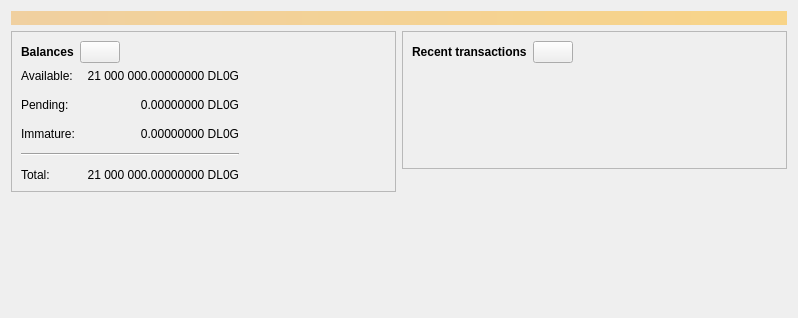
<?xml version="1.0" encoding="UTF-8"?>
<ui version="4.0">
 <class>OverviewPage</class>
 <widget class="QWidget" name="OverviewPage">
  <property name="geometry">
   <rect>
    <x>0</x>
    <y>0</y>
    <width>798</width>
    <height>318</height>
   </rect>
  </property>
  <property name="windowTitle">
   <string>Form</string>
  </property>
  <layout class="QVBoxLayout" name="topLayout">
   <item>
    <widget class="QLabel" name="labelAlerts">
     <property name="visible">
      <bool>false</bool>
     </property>
     <property name="styleSheet">
      <string notr="true">QLabel { background-color: qlineargradient(x1: 0, y1: 0, x2: 1, y2: 0, stop:0 #F0D0A0, stop:1 #F8D488); color:#000000; }</string>
     </property>
     <property name="wordWrap">
      <bool>true</bool>
     </property>
     <property name="margin">
      <number>3</number>
     </property>
     <property name="textInteractionFlags">
      <set>Qt::TextSelectableByMouse</set>
     </property>
    </widget>
   </item>
   <item>
    <layout class="QHBoxLayout" name="horizontalLayout" stretch="1,1">
     <item>
      <layout class="QVBoxLayout" name="verticalLayout_2">
       <item>
        <widget class="QFrame" name="frame">
         <property name="frameShape">
          <enum>QFrame::StyledPanel</enum>
         </property>
         <property name="frameShadow">
          <enum>QFrame::Raised</enum>
         </property>
         <layout class="QVBoxLayout" name="verticalLayout_4">
          <item>
           <layout class="QHBoxLayout" name="horizontalLayout_4">
            <item>
             <widget class="QLabel" name="label_5">
              <property name="font">
               <font>
                <weight>75</weight>
                <bold>true</bold>
               </font>
              </property>
              <property name="text">
               <string>Balances</string>
              </property>
             </widget>
            </item>
            <item>
             <widget class="QPushButton" name="labelWalletStatus">
              <property name="enabled">
               <bool>true</bool>
              </property>
              <property name="maximumSize">
               <size>
                <width>45</width>
                <height>16777215</height>
               </size>
              </property>
              <property name="toolTip">
               <string>The displayed information may be out of date. Your wallet automatically synchronizes with the DL0G network after a connection is established, but this process has not completed yet.</string>
              </property>
              <property name="text">
               <string/>
              </property>
              <property name="icon">
               <iconset resource="../bitcoin.qrc">
                <normaloff>:/icons/warning</normaloff>
                <disabledoff>:/icons/warning</disabledoff>:/icons/warning</iconset>
              </property>
              <property name="iconSize">
               <size>
                <width>24</width>
                <height>24</height>
               </size>
              </property>
             </widget>
            </item>
            <item>
             <spacer name="horizontalSpacer_3">
              <property name="orientation">
               <enum>Qt::Horizontal</enum>
              </property>
              <property name="sizeHint" stdset="0">
               <size>
                <width>40</width>
                <height>20</height>
               </size>
              </property>
             </spacer>
            </item>
           </layout>
          </item>
          <item>
           <layout class="QGridLayout" name="gridLayout">
            <property name="spacing">
             <number>12</number>
            </property>
            <item row="1" column="1">
             <widget class="QLabel" name="labelUnconfirmed">
              <property name="cursor">
               <cursorShape>IBeamCursor</cursorShape>
              </property>
              <property name="toolTip">
               <string>Total of transactions that have yet to be confirmed, and do not yet count toward the spendable balance</string>
              </property>
              <property name="text">
               <string notr="true">0.00000000 DL0G</string>
              </property>
              <property name="alignment">
               <set>Qt::AlignRight|Qt::AlignTrailing|Qt::AlignVCenter</set>
              </property>
              <property name="textInteractionFlags">
               <set>Qt::LinksAccessibleByMouse|Qt::TextSelectableByKeyboard|Qt::TextSelectableByMouse</set>
              </property>
             </widget>
            </item>
            <item row="3" column="0" colspan="2">
             <widget class="Line" name="line">
              <property name="orientation">
               <enum>Qt::Horizontal</enum>
              </property>
             </widget>
            </item>
            <item row="4" column="0">
             <widget class="QLabel" name="labelTotalText">
              <property name="text">
               <string>Total:</string>
              </property>
             </widget>
            </item>
            <item row="2" column="1">
             <widget class="QLabel" name="labelImmature">
              <property name="cursor">
               <cursorShape>IBeamCursor</cursorShape>
              </property>
              <property name="toolTip">
               <string>Mined balance that has not yet matured</string>
              </property>
              <property name="text">
               <string notr="true">0.00000000 DL0G</string>
              </property>
              <property name="alignment">
               <set>Qt::AlignRight|Qt::AlignTrailing|Qt::AlignVCenter</set>
              </property>
              <property name="textInteractionFlags">
               <set>Qt::LinksAccessibleByMouse|Qt::TextSelectableByKeyboard|Qt::TextSelectableByMouse</set>
              </property>
             </widget>
            </item>
            <item row="1" column="2">
             <spacer name="horizontalSpacer_2">
              <property name="orientation">
               <enum>Qt::Horizontal</enum>
              </property>
              <property name="sizeHint" stdset="0">
               <size>
                <width>40</width>
                <height>20</height>
               </size>
              </property>
             </spacer>
            </item>
            <item row="2" column="0">
             <widget class="QLabel" name="labelImmatureText">
              <property name="text">
               <string>Immature:</string>
              </property>
             </widget>
            </item>
            <item row="4" column="1">
             <widget class="QLabel" name="labelTotal">
              <property name="cursor">
               <cursorShape>IBeamCursor</cursorShape>
              </property>
              <property name="toolTip">
               <string>Your current total balance</string>
              </property>
              <property name="text">
               <string notr="true">21 000 000.00000000 DL0G</string>
              </property>
              <property name="alignment">
               <set>Qt::AlignRight|Qt::AlignTrailing|Qt::AlignVCenter</set>
              </property>
              <property name="textInteractionFlags">
               <set>Qt::LinksAccessibleByMouse|Qt::TextSelectableByKeyboard|Qt::TextSelectableByMouse</set>
              </property>
             </widget>
            </item>
            <item row="0" column="0">
             <widget class="QLabel" name="labelBalanceText">
              <property name="text">
               <string>Available:</string>
              </property>
             </widget>
            </item>
            <item row="0" column="1">
             <widget class="QLabel" name="labelBalance">
              <property name="cursor">
               <cursorShape>IBeamCursor</cursorShape>
              </property>
              <property name="toolTip">
               <string>Your current spendable balance</string>
              </property>
              <property name="text">
               <string notr="true">21 000 000.00000000 DL0G</string>
              </property>
              <property name="alignment">
               <set>Qt::AlignRight|Qt::AlignTrailing|Qt::AlignVCenter</set>
              </property>
              <property name="textInteractionFlags">
               <set>Qt::LinksAccessibleByMouse|Qt::TextSelectableByKeyboard|Qt::TextSelectableByMouse</set>
              </property>
             </widget>
            </item>
            <item row="1" column="0">
             <widget class="QLabel" name="labelPendingText">
              <property name="text">
               <string>Pending:</string>
              </property>
             </widget>
            </item>
           </layout>
          </item>
         </layout>
        </widget>
       </item>
       <item>
        <spacer name="verticalSpacer">
         <property name="orientation">
          <enum>Qt::Vertical</enum>
         </property>
         <property name="sizeHint" stdset="0">
          <size>
           <width>20</width>
           <height>40</height>
          </size>
         </property>
        </spacer>
       </item>
      </layout>
     </item>
     <item>
      <layout class="QVBoxLayout" name="verticalLayout_3">
       <item>
        <widget class="QFrame" name="frame_2">
         <property name="frameShape">
          <enum>QFrame::StyledPanel</enum>
         </property>
         <property name="frameShadow">
          <enum>QFrame::Raised</enum>
         </property>
         <layout class="QVBoxLayout" name="verticalLayout">
          <item>
           <layout class="QHBoxLayout" name="horizontalLayout_2">
            <item>
             <widget class="QLabel" name="label_4">
              <property name="font">
               <font>
                <weight>75</weight>
                <bold>true</bold>
               </font>
              </property>
              <property name="text">
               <string>Recent transactions</string>
              </property>
             </widget>
            </item>
            <item>
             <widget class="QPushButton" name="labelTransactionsStatus">
              <property name="enabled">
               <bool>true</bool>
              </property>
              <property name="maximumSize">
               <size>
                <width>45</width>
                <height>16777215</height>
               </size>
              </property>
              <property name="toolTip">
               <string>The displayed information may be out of date. Your wallet automatically synchronizes with the DL0G network after a connection is established, but this process has not completed yet.</string>
              </property>
              <property name="text">
               <string/>
              </property>
              <property name="icon">
               <iconset resource="../bitcoin.qrc">
                <normaloff>:/icons/warning</normaloff>
                <disabledoff>:/icons/warning</disabledoff>:/icons/warning</iconset>
              </property>
              <property name="iconSize">
               <size>
                <width>24</width>
                <height>24</height>
               </size>
              </property>
             </widget>
            </item>
            <item>
             <spacer name="horizontalSpacer">
              <property name="orientation">
               <enum>Qt::Horizontal</enum>
              </property>
              <property name="sizeHint" stdset="0">
               <size>
                <width>40</width>
                <height>20</height>
               </size>
              </property>
             </spacer>
            </item>
           </layout>
          </item>
          <item>
           <widget class="TransactionOverviewWidget" name="listTransactions">
            <property name="styleSheet">
             <string notr="true">QListView { background: transparent; }</string>
            </property>
            <property name="frameShape">
             <enum>QFrame::NoFrame</enum>
            </property>
            <property name="verticalScrollBarPolicy">
             <enum>Qt::ScrollBarAlwaysOff</enum>
            </property>
            <property name="horizontalScrollBarPolicy">
             <enum>Qt::ScrollBarAlwaysOff</enum>
            </property>
            <property name="sizeAdjustPolicy">
             <enum>QAbstractScrollArea::AdjustToContents</enum>
            </property>
            <property name="selectionMode">
             <enum>QAbstractItemView::NoSelection</enum>
            </property>
            <property name="uniformItemSizes">
             <bool>true</bool>
            </property>
           </widget>
          </item>
         </layout>
        </widget>
       </item>
       <item>
        <spacer name="verticalSpacer_2">
         <property name="orientation">
          <enum>Qt::Vertical</enum>
         </property>
         <property name="sizeHint" stdset="0">
          <size>
           <width>20</width>
           <height>40</height>
          </size>
         </property>
        </spacer>
       </item>
      </layout>
     </item>
    </layout>
   </item>
  </layout>
 </widget>
 <customwidgets>
  <customwidget>
   <class>TransactionOverviewWidget</class>
   <extends>QListView</extends>
   <header>qt/transactionoverviewwidget.h</header>
  </customwidget>
 </customwidgets>
 <resources/>
 <connections/>
</ui>
